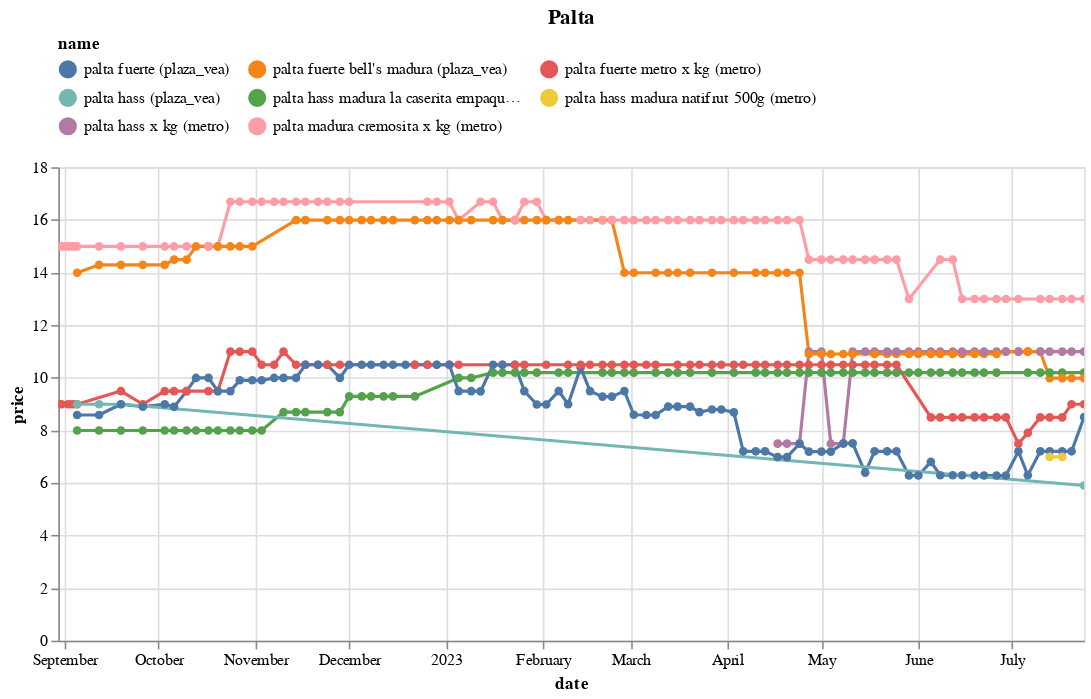

Write notebook code for a chart like this one.
### Code cell
(df
 .loc[df.name.isin(names)]
 .pipe(alt.Chart)
 .mark_line(point=True)
 .encode(x='date', y='price', color='name', tooltip=['name','price'])
 .properties(width=650, title='Palta')
 .interactive()
 .configure_legend(orient='top', columns=3)
)

### Figure 1 — Vega-Lite specification as saved in the notebook (floating-point values rounded to 4 significant figures; data arrays with more than 128 entries replaced by an {"elided": "..."} marker saying what was removed)
{"config": {"view": {"continuousWidth": 300, "continuousHeight": 300}, "legend": {"columns": 3, "orient": "top"}}, "data": {"name": "data-1bf3e46a62f366195b6beec3f33b5e84"}, "mark": {"type": "line", "point": true}, "encoding": {"color": {"field": "name", "type": "nominal"}, "tooltip": [{"field": "name", "type": "nominal"}, {"field": "price", "type": "quantitative"}], "x": {"field": "date", "type": "temporal"}, "y": {"field": "price", "type": "quantitative"}}, "params": [{"name": "param_14", "select": {"type": "interval", "encodings": ["x", "y"]}, "bind": "scales"}], "title": "Palta", "width": 650, "$schema": "https://vega.github.io/schema/vega-lite/v5.8.0.json", "datasets": {"data-1bf3e46a62f366195b6beec3f33b5e84": {"elided": "434 records"}}}
